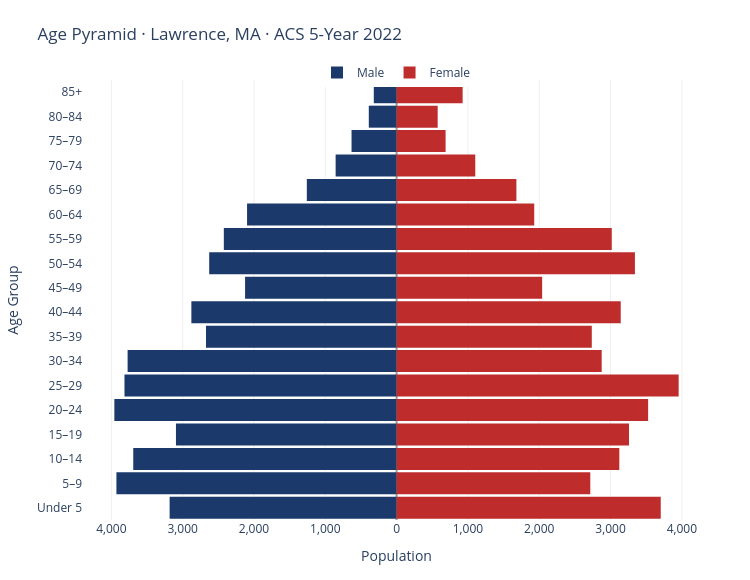

This figure's notebook cell:
### Markdown cell above
## 3. Age Pyramid

### Code cell
# Adjacent Census age bands merged into standard 5-year groups
AGE_GROUPS = [
    ("Under 5", ["B01001_003E"],                                       ["B01001_027E"]),
    ("5–9",     ["B01001_004E"],                                       ["B01001_028E"]),
    ("10–14",   ["B01001_005E"],                                       ["B01001_029E"]),
    ("15–19",   ["B01001_006E","B01001_007E"],                         ["B01001_030E","B01001_031E"]),
    ("20–24",   ["B01001_008E","B01001_009E","B01001_010E"],           ["B01001_032E","B01001_033E","B01001_034E"]),
    ("25–29",   ["B01001_011E"],                                       ["B01001_035E"]),
    ("30–34",   ["B01001_012E"],                                       ["B01001_036E"]),
    ("35–39",   ["B01001_013E"],                                       ["B01001_037E"]),
    ("40–44",   ["B01001_014E"],                                       ["B01001_038E"]),
    ("45–49",   ["B01001_015E"],                                       ["B01001_039E"]),
    ("50–54",   ["B01001_016E"],                                       ["B01001_040E"]),
    ("55–59",   ["B01001_017E"],                                       ["B01001_041E"]),
    ("60–64",   ["B01001_018E","B01001_019E"],                         ["B01001_042E","B01001_043E"]),
    ("65–69",   ["B01001_020E","B01001_021E"],                         ["B01001_044E","B01001_045E"]),
    ("70–74",   ["B01001_022E"],                                       ["B01001_046E"]),
    ("75–79",   ["B01001_023E"],                                       ["B01001_047E"]),
    ("80–84",   ["B01001_024E"],                                       ["B01001_048E"]),
    ("85+",     ["B01001_025E"],                                       ["B01001_049E"]),
]

labels, males, females = [], [], []
for lbl, m_codes, f_codes in AGE_GROUPS:
    labels.append(lbl)
    males.append(sum(city.get(c, 0) for c in m_codes))
    females.append(sum(city.get(c, 0) for c in f_codes))

max_v = max(max(males), max(females))
step  = next(s for s in [500, 1000, 2000, 2500, 5000] if max_v / s <= 6)
ticks = list(range(-round(max_v * 1.2 // step) * step,
                    round(max_v * 1.2 // step) * step + step, step))

fig = go.Figure()
fig.add_trace(go.Bar(
    name="Male",   y=labels, x=[-v for v in males],  orientation="h",
    marker_color="#1B3A6B", marker_line_width=0,
    customdata=males,
    hovertemplate="<b>%{y}</b><br>Male: %{customdata:,}<extra></extra>",
))
fig.add_trace(go.Bar(
    name="Female", y=labels, x=females, orientation="h",
    marker_color="#BE2D2C", marker_line_width=0,
    hovertemplate="<b>%{y}</b><br>Female: %{x:,}<extra></extra>",
))
fig.update_layout(
    title="Age Pyramid · Lawrence, MA · ACS 5-Year 2022",
    barmode="overlay", bargap=0.1,
    xaxis=dict(tickvals=ticks, ticktext=[f"{abs(v):,}" for v in ticks],
               title="Population", zeroline=True, zerolinewidth=2,
               zerolinecolor="#999", gridcolor="#efefef"),
    yaxis=dict(title="Age Group"),
    legend=dict(orientation="h", y=1.05, x=0.5, xanchor="center"),
    plot_bgcolor="white", paper_bgcolor="white",
    height=580, width=750,
    margin=dict(l=80, r=40, t=80, b=60),
)
fig.show()

### Figure 1 — Plotly figure (JSON) as saved in the notebook; plotly's stock layout.template omitted (floating-point values rounded to 4 significant figures)
{"data": [{"customdata": [3183, 3929, 3693, 3094, 3958, 3816, 3772, 2673, 2878, 2125, 2628, 2423, 2097, 1259, 855, 632, 390, 320], "hovertemplate": "<b>%{y}</b><br>Male: %{customdata:,}<extra></extra>", "marker": {"color": "#1B3A6B", "line": {"width": 0}}, "name": "Male", "orientation": "h", "type": "bar", "x": [-3183, -3929, -3693, -3094, -3958, -3816, -3772, -2673, -2878, -2125, -2628, -2423, -2097, -1259, -855, -632, -390, -320], "y": ["Under 5", "5–9", "10–14", "15–19", "20–24", "25–29", "30–34", "35–39", "40–44", "45–49", "50–54", "55–59", "60–64", "65–69", "70–74", "75–79", "80–84", "85+"]}, {"hovertemplate": "<b>%{y}</b><br>Female: %{x:,}<extra></extra>", "marker": {"color": "#BE2D2C", "line": {"width": 0}}, "name": "Female", "orientation": "h", "type": "bar", "x": [3704, 2716, 3123, 3259, 3527, 3955, 2876, 2737, 3143, 2041, 3342, 3017, 1930, 1680, 1103, 687, 576, 926], "y": ["Under 5", "5–9", "10–14", "15–19", "20–24", "25–29", "30–34", "35–39", "40–44", "45–49", "50–54", "55–59", "60–64", "65–69", "70–74", "75–79", "80–84", "85+"]}], "layout": {"bargap": 0.1, "barmode": "overlay", "height": 580, "legend": {"orientation": "h", "x": 0.5, "xanchor": "center", "y": 1.05}, "margin": {"b": 60, "l": 80, "r": 40, "t": 80}, "paper_bgcolor": "white", "plot_bgcolor": "white", "title": {"text": "Age Pyramid · Lawrence, MA · ACS 5-Year 2022"}, "width": 750, "xaxis": {"gridcolor": "#efefef", "ticktext": ["4,000", "3,000", "2,000", "1,000", "0", "1,000", "2,000", "3,000", "4,000"], "tickvals": [-4000, -3000, -2000, -1000, 0, 1000, 2000, 3000, 4000], "title": {"text": "Population"}, "zeroline": true, "zerolinecolor": "#999", "zerolinewidth": 2}, "yaxis": {"title": {"text": "Age Group"}}}}
